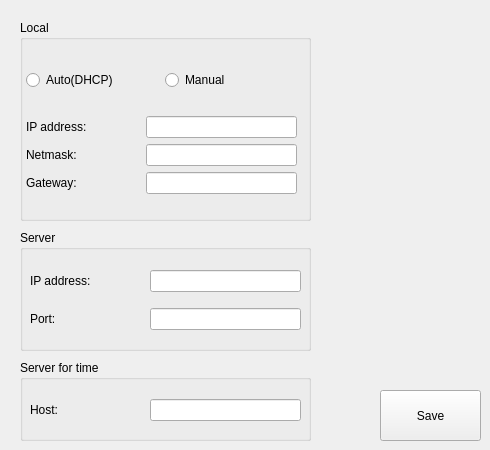
   <widget class="QWidget" name="networkPage">
    <widget class="QGroupBox" name="localGroupBox">
     <property name="geometry">
      <rect>
       <x>20</x>
       <y>20</y>
       <width>291</width>
       <height>201</height>
      </rect>
     </property>
     <property name="title">
      <string>Local</string>
     </property>
     <widget class="QWidget" name="layoutWidget">
      <property name="geometry">
       <rect>
        <x>6</x>
        <y>30</y>
        <width>271</width>
        <height>165</height>
       </rect>
      </property>
      <layout class="QVBoxLayout" name="verticalLayout">
       <item>
        <layout class="QHBoxLayout" name="horizontalLayout_2">
         <item>
          <widget class="QRadioButton" name="autoButton">
           <property name="focusPolicy">
            <enum>Qt::NoFocus</enum>
           </property>
           <property name="text">
            <string>Auto(DHCP)</string>
           </property>
          </widget>
         </item>
         <item>
          <widget class="QRadioButton" name="manualButton">
           <property name="focusPolicy">
            <enum>Qt::NoFocus</enum>
           </property>
           <property name="text">
            <string>Manual</string>
           </property>
          </widget>
         </item>
        </layout>
       </item>
       <item>
        <layout class="QGridLayout" name="manualLayout">
         <item row="0" column="0">
          <widget class="QLabel" name="ipLabel">
           <property name="minimumSize">
            <size>
             <width>80</width>
             <height>0</height>
            </size>
           </property>
           <property name="text">
            <string>IP address:</string>
           </property>
          </widget>
         </item>
         <item row="0" column="1">
          <widget class="QLineEdit" name="ipEdit">
           <property name="minimumSize">
            <size>
             <width>151</width>
             <height>0</height>
            </size>
           </property>
           <property name="maximumSize">
            <size>
             <width>151</width>
             <height>16777215</height>
            </size>
           </property>
           <property name="focusPolicy">
            <enum>Qt::ClickFocus</enum>
           </property>
           <property name="text">
            <string/>
           </property>
          </widget>
         </item>
         <item row="1" column="0">
          <widget class="QLabel" name="netmaskLabel">
           <property name="minimumSize">
            <size>
             <width>80</width>
             <height>0</height>
            </size>
           </property>
           <property name="text">
            <string>Netmask:</string>
           </property>
          </widget>
         </item>
         <item row="1" column="1">
          <widget class="QLineEdit" name="netmaskEdit">
           <property name="minimumSize">
            <size>
             <width>151</width>
             <height>0</height>
            </size>
           </property>
           <property name="maximumSize">
            <size>
             <width>151</width>
             <height>16777215</height>
            </size>
           </property>
           <property name="focusPolicy">
            <enum>Qt::ClickFocus</enum>
           </property>
           <property name="text">
            <string/>
           </property>
           <property name="alignment">
            <set>Qt::AlignLeading|Qt::AlignLeft|Qt::AlignVCenter</set>
           </property>
          </widget>
         </item>
         <item row="2" column="0">
          <widget class="QLabel" name="gatewayLabel">
           <property name="minimumSize">
            <size>
             <width>80</width>
             <height>0</height>
            </size>
           </property>
           <property name="text">
            <string>Gateway:</string>
           </property>
          </widget>
         </item>
         <item row="2" column="1">
          <widget class="QLineEdit" name="gatewayEdit">
           <property name="minimumSize">
            <size>
             <width>151</width>
             <height>0</height>
            </size>
           </property>
           <property name="maximumSize">
            <size>
             <width>151</width>
             <height>16777215</height>
            </size>
           </property>
           <property name="focusPolicy">
            <enum>Qt::ClickFocus</enum>
           </property>
          </widget>
         </item>
        </layout>
       </item>
      </layout>
     </widget>
    </widget>
    <widget class="QGroupBox" name="serverGroupBox">
     <property name="geometry">
      <rect>
       <x>20</x>
       <y>230</y>
       <width>291</width>
       <height>121</height>
      </rect>
     </property>
     <property name="title">
      <string>Server</string>
     </property>
     <widget class="QWidget" name="layoutWidget">
      <property name="geometry">
       <rect>
        <x>10</x>
        <y>30</y>
        <width>271</width>
        <height>82</height>
       </rect>
      </property>
      <layout class="QGridLayout" name="gridLayout">
       <item row="0" column="0">
        <widget class="QLabel" name="serverHostLabel">
         <property name="minimumSize">
          <size>
           <width>80</width>
           <height>0</height>
          </size>
         </property>
         <property name="text">
          <string>IP address:</string>
         </property>
        </widget>
       </item>
       <item row="0" column="1">
        <widget class="QLineEdit" name="serverHostEdit">
         <property name="minimumSize">
          <size>
           <width>151</width>
           <height>0</height>
          </size>
         </property>
         <property name="maximumSize">
          <size>
           <width>151</width>
           <height>16777215</height>
          </size>
         </property>
         <property name="focusPolicy">
          <enum>Qt::ClickFocus</enum>
         </property>
        </widget>
       </item>
       <item row="1" column="0">
        <widget class="QLabel" name="serverPortLabel">
         <property name="minimumSize">
          <size>
           <width>80</width>
           <height>0</height>
          </size>
         </property>
         <property name="text">
          <string>Port:</string>
         </property>
        </widget>
       </item>
       <item row="1" column="1">
        <widget class="QLineEdit" name="serverPortEdit">
         <property name="minimumSize">
          <size>
           <width>151</width>
           <height>0</height>
          </size>
         </property>
         <property name="maximumSize">
          <size>
           <width>151</width>
           <height>16777215</height>
          </size>
         </property>
         <property name="focusPolicy">
          <enum>Qt::ClickFocus</enum>
         </property>
        </widget>
       </item>
      </layout>
     </widget>
    </widget>
    <widget class="QGroupBox" name="ntpGroupBox">
     <property name="geometry">
      <rect>
       <x>20</x>
       <y>360</y>
       <width>291</width>
       <height>81</height>
      </rect>
     </property>
     <property name="title">
      <string>Server for time</string>
     </property>
     <widget class="QWidget" name="layoutWidget">
      <property name="geometry">
       <rect>
        <x>10</x>
        <y>30</y>
        <width>271</width>
        <height>41</height>
       </rect>
      </property>
      <layout class="QGridLayout" name="ntpLayout">
       <item row="0" column="0">
        <widget class="QLabel" name="ntpLabel">
         <property name="minimumSize">
          <size>
           <width>80</width>
           <height>0</height>
          </size>
         </property>
         <property name="text">
          <string>Host:</string>
         </property>
        </widget>
       </item>
       <item row="0" column="1">
        <widget class="QLineEdit" name="ntpEdit">
         <property name="minimumSize">
          <size>
           <width>151</width>
           <height>0</height>
          </size>
         </property>
         <property name="maximumSize">
          <size>
           <width>151</width>
           <height>16777215</height>
          </size>
         </property>
         <property name="focusPolicy">
          <enum>Qt::ClickFocus</enum>
         </property>
        </widget>
       </item>
      </layout>
     </widget>
    </widget>
    <widget class="QPushButton" name="saveNetworkButton">
     <property name="geometry">
      <rect>
       <x>380</x>
       <y>390</y>
       <width>101</width>
       <height>51</height>
      </rect>
     </property>
     <property name="focusPolicy">
      <enum>Qt::NoFocus</enum>
     </property>
     <property name="text">
      <string>Save</string>
     </property>
     <property name="icon">
      <iconset resource="../controller.qrc">
       <normaloff>:/images/btn_save.png</normaloff>:/images/btn_save.png</iconset>
     </property>
     <property name="iconSize">
      <size>
       <width>32</width>
       <height>32</height>
      </size>
     </property>
    </widget>
   </widget>
